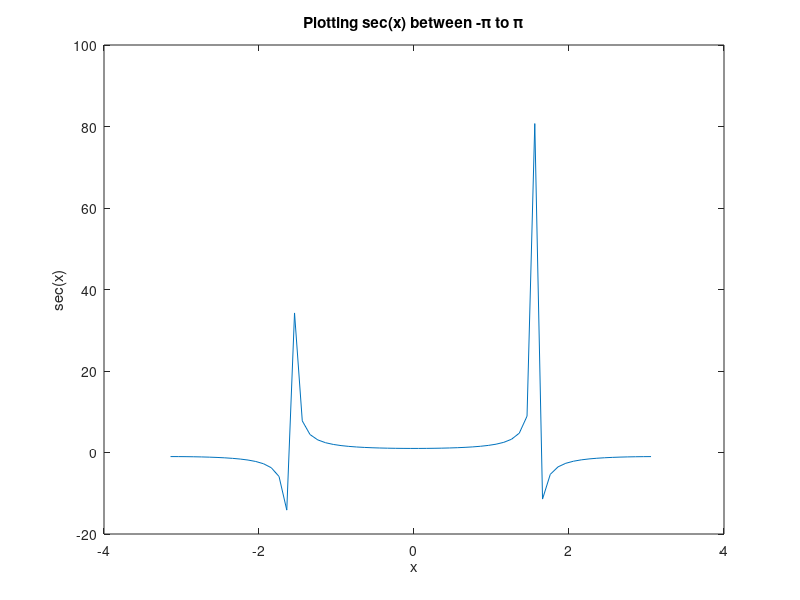

The MATLAB source for this figure:
% Plotting secant function
x = -pi:0.1:pi;
y = sec(x);
plot(x,y);
xlabel('x');
ylabel('sec(x)');
title('Plotting sec(x) between -\pi to \pi');